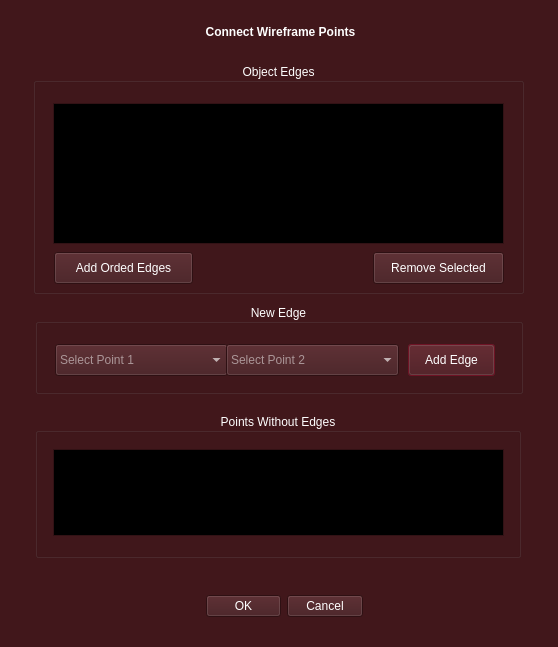
<?xml version="1.0" encoding="UTF-8"?>
<ui version="4.0">
 <class>Dialog</class>
 <widget class="QDialog" name="Dialog">
  <property name="geometry">
   <rect>
    <x>0</x>
    <y>0</y>
    <width>558</width>
    <height>647</height>
   </rect>
  </property>
  <property name="palette">
   <palette>
    <active>
     <colorrole role="WindowText">
      <brush brushstyle="SolidPattern">
       <color alpha="255">
        <red>255</red>
        <green>255</green>
        <blue>255</blue>
       </color>
      </brush>
     </colorrole>
     <colorrole role="Button">
      <brush brushstyle="SolidPattern">
       <color alpha="255">
        <red>65</red>
        <green>23</green>
        <blue>27</blue>
       </color>
      </brush>
     </colorrole>
     <colorrole role="Light">
      <brush brushstyle="SolidPattern">
       <color alpha="255">
        <red>98</red>
        <green>34</green>
        <blue>41</blue>
       </color>
      </brush>
     </colorrole>
     <colorrole role="Midlight">
      <brush brushstyle="SolidPattern">
       <color alpha="255">
        <red>81</red>
        <green>28</green>
        <blue>34</blue>
       </color>
      </brush>
     </colorrole>
     <colorrole role="Dark">
      <brush brushstyle="SolidPattern">
       <color alpha="255">
        <red>33</red>
        <green>11</green>
        <blue>14</blue>
       </color>
      </brush>
     </colorrole>
     <colorrole role="Mid">
      <brush brushstyle="SolidPattern">
       <color alpha="255">
        <red>43</red>
        <green>15</green>
        <blue>18</blue>
       </color>
      </brush>
     </colorrole>
     <colorrole role="Text">
      <brush brushstyle="SolidPattern">
       <color alpha="255">
        <red>255</red>
        <green>255</green>
        <blue>255</blue>
       </color>
      </brush>
     </colorrole>
     <colorrole role="BrightText">
      <brush brushstyle="SolidPattern">
       <color alpha="255">
        <red>255</red>
        <green>255</green>
        <blue>255</blue>
       </color>
      </brush>
     </colorrole>
     <colorrole role="ButtonText">
      <brush brushstyle="SolidPattern">
       <color alpha="255">
        <red>255</red>
        <green>255</green>
        <blue>255</blue>
       </color>
      </brush>
     </colorrole>
     <colorrole role="Base">
      <brush brushstyle="SolidPattern">
       <color alpha="255">
        <red>0</red>
        <green>0</green>
        <blue>0</blue>
       </color>
      </brush>
     </colorrole>
     <colorrole role="Window">
      <brush brushstyle="SolidPattern">
       <color alpha="255">
        <red>65</red>
        <green>23</green>
        <blue>27</blue>
       </color>
      </brush>
     </colorrole>
     <colorrole role="Shadow">
      <brush brushstyle="SolidPattern">
       <color alpha="255">
        <red>0</red>
        <green>0</green>
        <blue>0</blue>
       </color>
      </brush>
     </colorrole>
     <colorrole role="Highlight">
      <brush brushstyle="SolidPattern">
       <color alpha="255">
        <red>139</red>
        <green>24</green>
        <blue>46</blue>
       </color>
      </brush>
     </colorrole>
     <colorrole role="Link">
      <brush brushstyle="SolidPattern">
       <color alpha="255">
        <red>255</red>
        <green>75</green>
        <blue>61</blue>
       </color>
      </brush>
     </colorrole>
     <colorrole role="AlternateBase">
      <brush brushstyle="SolidPattern">
       <color alpha="255">
        <red>32</red>
        <green>11</green>
        <blue>13</blue>
       </color>
      </brush>
     </colorrole>
     <colorrole role="ToolTipBase">
      <brush brushstyle="SolidPattern">
       <color alpha="255">
        <red>255</red>
        <green>255</green>
        <blue>220</blue>
       </color>
      </brush>
     </colorrole>
     <colorrole role="ToolTipText">
      <brush brushstyle="SolidPattern">
       <color alpha="255">
        <red>0</red>
        <green>0</green>
        <blue>0</blue>
       </color>
      </brush>
     </colorrole>
     <colorrole role="PlaceholderText">
      <brush brushstyle="SolidPattern">
       <color alpha="127">
        <red>255</red>
        <green>255</green>
        <blue>255</blue>
       </color>
      </brush>
     </colorrole>
     <colorrole role="Accent">
      <brush brushstyle="SolidPattern">
       <color alpha="255">
        <red>0</red>
        <green>0</green>
        <blue>0</blue>
       </color>
      </brush>
     </colorrole>
    </active>
    <inactive>
     <colorrole role="WindowText">
      <brush brushstyle="SolidPattern">
       <color alpha="255">
        <red>255</red>
        <green>255</green>
        <blue>255</blue>
       </color>
      </brush>
     </colorrole>
     <colorrole role="Button">
      <brush brushstyle="SolidPattern">
       <color alpha="255">
        <red>65</red>
        <green>23</green>
        <blue>27</blue>
       </color>
      </brush>
     </colorrole>
     <colorrole role="Light">
      <brush brushstyle="SolidPattern">
       <color alpha="255">
        <red>98</red>
        <green>34</green>
        <blue>41</blue>
       </color>
      </brush>
     </colorrole>
     <colorrole role="Midlight">
      <brush brushstyle="SolidPattern">
       <color alpha="255">
        <red>81</red>
        <green>28</green>
        <blue>34</blue>
       </color>
      </brush>
     </colorrole>
     <colorrole role="Dark">
      <brush brushstyle="SolidPattern">
       <color alpha="255">
        <red>33</red>
        <green>11</green>
        <blue>14</blue>
       </color>
      </brush>
     </colorrole>
     <colorrole role="Mid">
      <brush brushstyle="SolidPattern">
       <color alpha="255">
        <red>43</red>
        <green>15</green>
        <blue>18</blue>
       </color>
      </brush>
     </colorrole>
     <colorrole role="Text">
      <brush brushstyle="SolidPattern">
       <color alpha="255">
        <red>255</red>
        <green>255</green>
        <blue>255</blue>
       </color>
      </brush>
     </colorrole>
     <colorrole role="BrightText">
      <brush brushstyle="SolidPattern">
       <color alpha="255">
        <red>255</red>
        <green>255</green>
        <blue>255</blue>
       </color>
      </brush>
     </colorrole>
     <colorrole role="ButtonText">
      <brush brushstyle="SolidPattern">
       <color alpha="255">
        <red>255</red>
        <green>255</green>
        <blue>255</blue>
       </color>
      </brush>
     </colorrole>
     <colorrole role="Base">
      <brush brushstyle="SolidPattern">
       <color alpha="255">
        <red>0</red>
        <green>0</green>
        <blue>0</blue>
       </color>
      </brush>
     </colorrole>
     <colorrole role="Window">
      <brush brushstyle="SolidPattern">
       <color alpha="255">
        <red>65</red>
        <green>23</green>
        <blue>27</blue>
       </color>
      </brush>
     </colorrole>
     <colorrole role="Shadow">
      <brush brushstyle="SolidPattern">
       <color alpha="255">
        <red>0</red>
        <green>0</green>
        <blue>0</blue>
       </color>
      </brush>
     </colorrole>
     <colorrole role="Highlight">
      <brush brushstyle="SolidPattern">
       <color alpha="255">
        <red>139</red>
        <green>24</green>
        <blue>46</blue>
       </color>
      </brush>
     </colorrole>
     <colorrole role="Link">
      <brush brushstyle="SolidPattern">
       <color alpha="255">
        <red>255</red>
        <green>75</green>
        <blue>61</blue>
       </color>
      </brush>
     </colorrole>
     <colorrole role="AlternateBase">
      <brush brushstyle="SolidPattern">
       <color alpha="255">
        <red>32</red>
        <green>11</green>
        <blue>13</blue>
       </color>
      </brush>
     </colorrole>
     <colorrole role="ToolTipBase">
      <brush brushstyle="SolidPattern">
       <color alpha="255">
        <red>255</red>
        <green>255</green>
        <blue>220</blue>
       </color>
      </brush>
     </colorrole>
     <colorrole role="ToolTipText">
      <brush brushstyle="SolidPattern">
       <color alpha="255">
        <red>0</red>
        <green>0</green>
        <blue>0</blue>
       </color>
      </brush>
     </colorrole>
     <colorrole role="PlaceholderText">
      <brush brushstyle="SolidPattern">
       <color alpha="127">
        <red>255</red>
        <green>255</green>
        <blue>255</blue>
       </color>
      </brush>
     </colorrole>
     <colorrole role="Accent">
      <brush brushstyle="SolidPattern">
       <color alpha="255">
        <red>0</red>
        <green>0</green>
        <blue>0</blue>
       </color>
      </brush>
     </colorrole>
    </inactive>
    <disabled>
     <colorrole role="WindowText">
      <brush brushstyle="SolidPattern">
       <color alpha="255">
        <red>33</red>
        <green>11</green>
        <blue>14</blue>
       </color>
      </brush>
     </colorrole>
     <colorrole role="Button">
      <brush brushstyle="SolidPattern">
       <color alpha="255">
        <red>65</red>
        <green>23</green>
        <blue>27</blue>
       </color>
      </brush>
     </colorrole>
     <colorrole role="Light">
      <brush brushstyle="SolidPattern">
       <color alpha="255">
        <red>98</red>
        <green>34</green>
        <blue>41</blue>
       </color>
      </brush>
     </colorrole>
     <colorrole role="Midlight">
      <brush brushstyle="SolidPattern">
       <color alpha="255">
        <red>81</red>
        <green>28</green>
        <blue>34</blue>
       </color>
      </brush>
     </colorrole>
     <colorrole role="Dark">
      <brush brushstyle="SolidPattern">
       <color alpha="255">
        <red>33</red>
        <green>11</green>
        <blue>14</blue>
       </color>
      </brush>
     </colorrole>
     <colorrole role="Mid">
      <brush brushstyle="SolidPattern">
       <color alpha="255">
        <red>43</red>
        <green>15</green>
        <blue>18</blue>
       </color>
      </brush>
     </colorrole>
     <colorrole role="Text">
      <brush brushstyle="SolidPattern">
       <color alpha="255">
        <red>33</red>
        <green>11</green>
        <blue>14</blue>
       </color>
      </brush>
     </colorrole>
     <colorrole role="BrightText">
      <brush brushstyle="SolidPattern">
       <color alpha="255">
        <red>255</red>
        <green>255</green>
        <blue>255</blue>
       </color>
      </brush>
     </colorrole>
     <colorrole role="ButtonText">
      <brush brushstyle="SolidPattern">
       <color alpha="255">
        <red>33</red>
        <green>11</green>
        <blue>14</blue>
       </color>
      </brush>
     </colorrole>
     <colorrole role="Base">
      <brush brushstyle="SolidPattern">
       <color alpha="255">
        <red>65</red>
        <green>23</green>
        <blue>27</blue>
       </color>
      </brush>
     </colorrole>
     <colorrole role="Window">
      <brush brushstyle="SolidPattern">
       <color alpha="255">
        <red>65</red>
        <green>23</green>
        <blue>27</blue>
       </color>
      </brush>
     </colorrole>
     <colorrole role="Shadow">
      <brush brushstyle="SolidPattern">
       <color alpha="255">
        <red>0</red>
        <green>0</green>
        <blue>0</blue>
       </color>
      </brush>
     </colorrole>
     <colorrole role="Link">
      <brush brushstyle="SolidPattern">
       <color alpha="255">
        <red>255</red>
        <green>75</green>
        <blue>61</blue>
       </color>
      </brush>
     </colorrole>
     <colorrole role="AlternateBase">
      <brush brushstyle="SolidPattern">
       <color alpha="255">
        <red>65</red>
        <green>23</green>
        <blue>27</blue>
       </color>
      </brush>
     </colorrole>
     <colorrole role="ToolTipBase">
      <brush brushstyle="SolidPattern">
       <color alpha="255">
        <red>255</red>
        <green>255</green>
        <blue>220</blue>
       </color>
      </brush>
     </colorrole>
     <colorrole role="ToolTipText">
      <brush brushstyle="SolidPattern">
       <color alpha="255">
        <red>0</red>
        <green>0</green>
        <blue>0</blue>
       </color>
      </brush>
     </colorrole>
     <colorrole role="PlaceholderText">
      <brush brushstyle="SolidPattern">
       <color alpha="127">
        <red>33</red>
        <green>11</green>
        <blue>14</blue>
       </color>
      </brush>
     </colorrole>
     <colorrole role="Accent">
      <brush brushstyle="SolidPattern">
       <color alpha="255">
        <red>46</red>
        <green>16</green>
        <blue>19</blue>
       </color>
      </brush>
     </colorrole>
    </disabled>
   </palette>
  </property>
  <property name="windowTitle">
   <string>Connect Points</string>
  </property>
  <widget class="QDialogButtonBox" name="buttonBox">
   <property name="geometry">
    <rect>
     <x>206</x>
     <y>590</y>
     <width>157</width>
     <height>32</height>
    </rect>
   </property>
   <property name="orientation">
    <enum>Qt::Orientation::Horizontal</enum>
   </property>
   <property name="standardButtons">
    <set>QDialogButtonBox::StandardButton::Cancel|QDialogButtonBox::StandardButton::Ok</set>
   </property>
  </widget>
  <widget class="QLabel" name="title">
   <property name="geometry">
    <rect>
     <x>165</x>
     <y>22</y>
     <width>231</width>
     <height>20</height>
    </rect>
   </property>
   <property name="sizePolicy">
    <sizepolicy hsizetype="Fixed" vsizetype="Fixed">
     <horstretch>0</horstretch>
     <verstretch>0</verstretch>
    </sizepolicy>
   </property>
   <property name="text">
    <string>&lt;html&gt;&lt;head/&gt;&lt;body&gt;&lt;p&gt;&lt;span style=&quot; font-weight:700;&quot;&gt;Connect Wireframe Points&lt;/span&gt;&lt;/p&gt;&lt;/body&gt;&lt;/html&gt;</string>
   </property>
   <property name="alignment">
    <set>Qt::AlignmentFlag::AlignCenter</set>
   </property>
  </widget>
  <widget class="QGroupBox" name="groupBox_2">
   <property name="geometry">
    <rect>
     <x>33</x>
     <y>63</y>
     <width>491</width>
     <height>231</height>
    </rect>
   </property>
   <property name="title">
    <string>Object Edges</string>
   </property>
   <property name="alignment">
    <set>Qt::AlignmentFlag::AlignCenter</set>
   </property>
   <property name="flat">
    <bool>false</bool>
   </property>
   <property name="checkable">
    <bool>false</bool>
   </property>
   <widget class="QPushButton" name="removeButton">
    <property name="geometry">
     <rect>
      <x>340</x>
      <y>189</y>
      <width>131</width>
      <height>32</height>
     </rect>
    </property>
    <property name="text">
     <string>Remove Selected</string>
    </property>
   </widget>
   <widget class="QListWidget" name="pointsList">
    <property name="geometry">
     <rect>
      <x>20</x>
      <y>40</y>
      <width>451</width>
      <height>141</height>
     </rect>
    </property>
   </widget>
   <widget class="QPushButton" name="addOrderedEdgesButton">
    <property name="geometry">
     <rect>
      <x>21</x>
      <y>189</y>
      <width>139</width>
      <height>32</height>
     </rect>
    </property>
    <property name="text">
     <string>Add Orded Edges</string>
    </property>
   </widget>
  </widget>
  <widget class="QGroupBox" name="groupBox">
   <property name="geometry">
    <rect>
     <x>35</x>
     <y>304</y>
     <width>488</width>
     <height>90</height>
    </rect>
   </property>
   <property name="title">
    <string>New Edge</string>
   </property>
   <property name="alignment">
    <set>Qt::AlignmentFlag::AlignCenter</set>
   </property>
   <widget class="QComboBox" name="selectPoint1">
    <property name="geometry">
     <rect>
      <x>20</x>
      <y>40</y>
      <width>173</width>
      <height>32</height>
     </rect>
    </property>
    <property name="currentIndex">
     <number>-1</number>
    </property>
    <property name="placeholderText">
     <string>Select Point 1</string>
    </property>
   </widget>
   <widget class="QPushButton" name="addEdgeButton">
    <property name="geometry">
     <rect>
      <x>373</x>
      <y>40</y>
      <width>87</width>
      <height>32</height>
     </rect>
    </property>
    <property name="text">
     <string>Add Edge</string>
    </property>
    <property name="autoDefault">
     <bool>false</bool>
    </property>
    <property name="default">
     <bool>true</bool>
    </property>
   </widget>
   <widget class="QComboBox" name="selectPoint2">
    <property name="geometry">
     <rect>
      <x>191</x>
      <y>40</y>
      <width>173</width>
      <height>32</height>
     </rect>
    </property>
    <property name="currentIndex">
     <number>-1</number>
    </property>
    <property name="placeholderText">
     <string>Select Point 2</string>
    </property>
   </widget>
  </widget>
  <widget class="QGroupBox" name="groupBox_3">
   <property name="geometry">
    <rect>
     <x>35</x>
     <y>413</y>
     <width>486</width>
     <height>145</height>
    </rect>
   </property>
   <property name="title">
    <string>Points Without Edges</string>
   </property>
   <property name="alignment">
    <set>Qt::AlignmentFlag::AlignCenter</set>
   </property>
   <property name="flat">
    <bool>false</bool>
   </property>
   <property name="checkable">
    <bool>false</bool>
   </property>
   <widget class="QListWidget" name="pointsWithoutEdgesList">
    <property name="geometry">
     <rect>
      <x>18</x>
      <y>36</y>
      <width>451</width>
      <height>87</height>
     </rect>
    </property>
   </widget>
  </widget>
 </widget>
 <resources/>
 <connections>
  <connection>
   <sender>buttonBox</sender>
   <signal>accepted()</signal>
   <receiver>Dialog</receiver>
   <slot>accept()</slot>
   <hints>
    <hint type="sourcelabel">
     <x>248</x>
     <y>254</y>
    </hint>
    <hint type="destinationlabel">
     <x>157</x>
     <y>274</y>
    </hint>
   </hints>
  </connection>
  <connection>
   <sender>buttonBox</sender>
   <signal>rejected()</signal>
   <receiver>Dialog</receiver>
   <slot>reject()</slot>
   <hints>
    <hint type="sourcelabel">
     <x>316</x>
     <y>260</y>
    </hint>
    <hint type="destinationlabel">
     <x>286</x>
     <y>274</y>
    </hint>
   </hints>
  </connection>
 </connections>
</ui>
